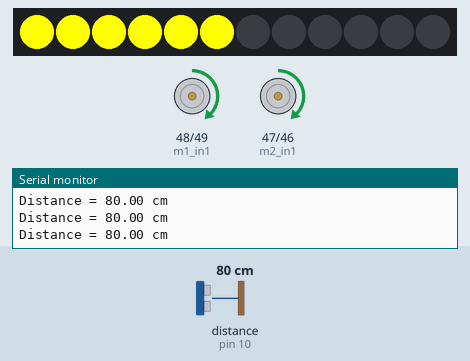
A sketch run on a simulated Arduino Mega 2560, built with avr-gcc and run on an emulated ATmega2560. Shown: 12 RGB LEDs in strip order, left to right, motor-driver pin pairs drawn as motors (green arrow = first pin HIGH = forward, orange = second pin HIGH = backward, longer = more drive, scaled by the enable pin), the last lines printed to the serial monitor. The test bench sets the inputs (shaded band); at power-on: distance to the obstacle (sensor on pin 10) 80 cm.

Above: at 1.2 s.
1.3 s: distance to the obstacle (sensor on pin 10) set to 33 cm
2.8 s: distance to the obstacle (sensor on pin 10) set to 26 cm
At 3.1 s:
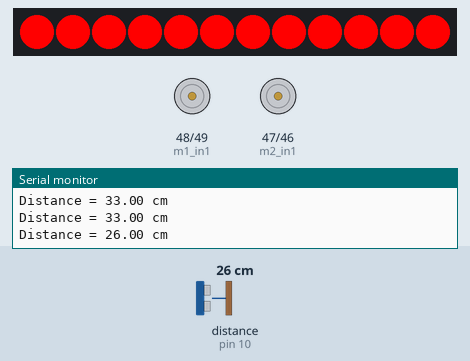
5.8 s: distance to the obstacle (sensor on pin 10) set to 120 cm
At 7.6 s:
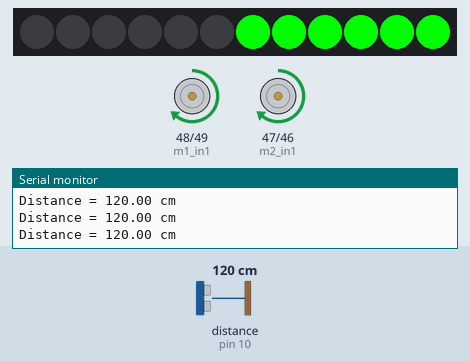
8.3 s: distance to the obstacle (sensor on pin 10) set to 103 cm
9.8 s: distance to the obstacle (sensor on pin 10) set to 96 cm
At 11.0 s:
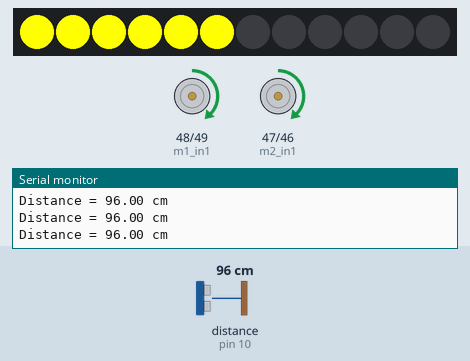
11.3 s: distance to the obstacle (sensor on pin 10) set to 2 cm
At 14.1 s:
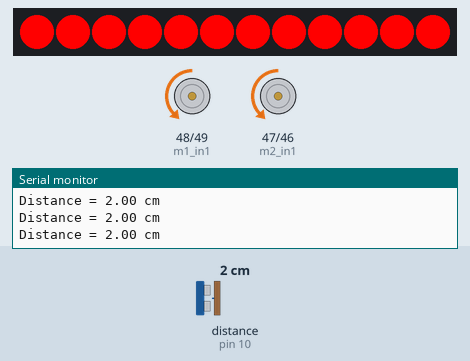
Timing chart, 0 to 15.3 s (numbered marks = the images above; inputs shaded):
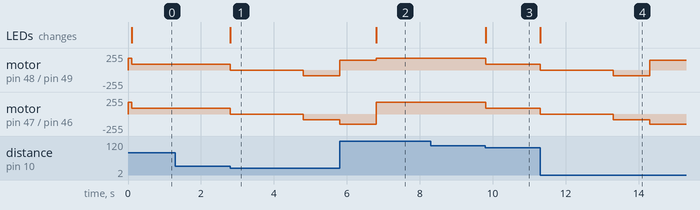

The sketch:

Labo-02.ino
```cpp
#include <MeAuriga.h>

#define LEDNUM 12
#define LEDPIN 44

MeRGBLed led(PORT0, LEDNUM);
MeUltrasonicSensor sonar(PORT_10);

const int m1_pwm = 11;
const int m1_in1 = 48;
const int m1_in2 = 49;

const int m2_pwm = 10;
const int m2_in1 = 47;
const int m2_in2 = 46;

const int vitesseCroisiere = 178;
const int vitesseLente = 89;
const int vitessePivot = 150;

enum State
{
  DRIVING,
  STOPPING,
  BACKING,
  TURNING
};

State currentState = DRIVING;

double distance = 0;

unsigned long currentTime = 0;
unsigned long lastSonar = 0;
unsigned long lastPrint = 0;
unsigned long stateStartTime = 0;


void setup()
{
  Serial.begin(115200);

  led.setpin(LEDPIN);
  led.setColor(0, 0, 0);
  led.show();

  pinMode(m1_pwm, OUTPUT);
  pinMode(m1_in1, OUTPUT);
  pinMode(m1_in2, OUTPUT);

  pinMode(m2_pwm, OUTPUT);
  pinMode(m2_in1, OUTPUT);
  pinMode(m2_in2, OUTPUT);

  Stop();
}


void loop()
{
  currentTime = millis();

  sonarTask(currentTime);
  serialTask(currentTime);
  stateManager(currentTime);
}


void stateManager(unsigned long cT)
{
  switch (currentState)
  {
    case DRIVING:

      if (distance > 0 && distance < 30)
      {
        RedLights();
        Stop();
        stateStartTime = cT;
        currentState = STOPPING;
      }

      else if (distance >= 30 && distance < 100)
      {
        YellowLights();
        Forward(vitesseLente);
      }

      else
      {
        GreenLights();
        Forward(vitesseCroisiere);
      }

      break;


    case STOPPING:

      RedLights();
      Stop();

      if (cT - stateStartTime >= 2000)
      {
        stateStartTime = cT;
        currentState = BACKING;
      }

      break;


    case BACKING:

      RedLights();
      Backward(vitesseLente);

      if (cT - stateStartTime >= 1000)
      {
        Stop();
        stateStartTime = cT;
        currentState = TURNING;
      }

      break;


    case TURNING:

      RedLights();
      TurnLeft(vitessePivot);

      if (cT - stateStartTime >= 1000)
      {
        Stop();
        currentState = DRIVING;
      }

      break;
  }
}


void sonarTask(unsigned long cT)
{
  const unsigned long rate = 100;

  if (cT - lastSonar < rate)
  {
    return;
  }

  lastSonar = cT;
  distance = sonar.distanceCm();
}


void serialTask(unsigned long cT)
{
  const unsigned long rate = 250;

  if (cT - lastPrint < rate)
  {
    return;
  }

  lastPrint = cT;

  Serial.print("Distance = ");
  Serial.print(distance);
  Serial.println(" cm");
}


void GreenLights()
{
  led.setColor(0, 0, 0);

  for (int i = 6; i <= 11; i++)
  {
    led.setColorAt(i, 0, 255, 0);
  }

  led.show();
}


void YellowLights()
{
  led.setColor(0, 0, 0);

  for (int i = 0; i <= 5; i++)
  {
    led.setColorAt(i, 255, 255, 0);
  }

  led.show();
}


void RedLights()
{
  led.setColor(255, 0, 0);
  led.show();
}


void Forward(int speed)
{
  digitalWrite(m1_in2, LOW);
  digitalWrite(m1_in1, HIGH);
  analogWrite(m1_pwm, speed);

  digitalWrite(m2_in2, LOW);
  digitalWrite(m2_in1, HIGH);
  analogWrite(m2_pwm, speed);
}


void Backward(int speed)
{
  digitalWrite(m1_in2, HIGH);
  digitalWrite(m1_in1, LOW);
  analogWrite(m1_pwm, speed);

  digitalWrite(m2_in2, HIGH);
  digitalWrite(m2_in1, LOW);
  analogWrite(m2_pwm, speed);
}


void Stop()
{
  analogWrite(m1_pwm, 0);
  analogWrite(m2_pwm, 0);
}


void TurnLeft(int speed)
{
  digitalWrite(m1_in2, LOW);
  digitalWrite(m1_in1, HIGH);
  analogWrite(m1_pwm, speed);

  digitalWrite(m2_in2, HIGH);
  digitalWrite(m2_in1, LOW);
  analogWrite(m2_pwm, speed);
}
```

Measured:
- the behaviour switches between 30 and 29 cm on distance to the obstacle (sensor on pin 10) (found by bisection; images 0 and 1)
- the behaviour switches between 100 and 99 cm on distance to the obstacle (sensor on pin 10) (found by bisection; images 2 and 3)
- after the input at 2.8 s, motor on pin 48 (m1_in1) / pin 49 (m1_in2), motor on pin 47 (m2_in1) / pin 46 (m2_in2): forward 89/255 → stopped at once, → backward 89/255 2.0 s later; the LEDs: change at once (image 1)
- after the input at 5.8 s, the LEDs: change after 1.0 s (image 2)
- after the input at 9.8 s, motor on pin 48 (m1_in1) / pin 49 (m1_in2), motor on pin 47 (m2_in1) / pin 46 (m2_in2): forward 178/255 → forward 89/255 at once; the LEDs: change at once (image 3)
- after the input at 11.3 s, motor on pin 48 (m1_in1) / pin 49 (m1_in2): forward 89/255 → stopped at once, → backward 89/255 2.0 s later, → forward 150/255 1.0 s later; motor on pin 47 (m2_in1) / pin 46 (m2_in2): forward 89/255 → stopped at once, → backward 89/255 2.0 s later, → backward 150/255 1.0 s later; the LEDs: change at once (image 4)
